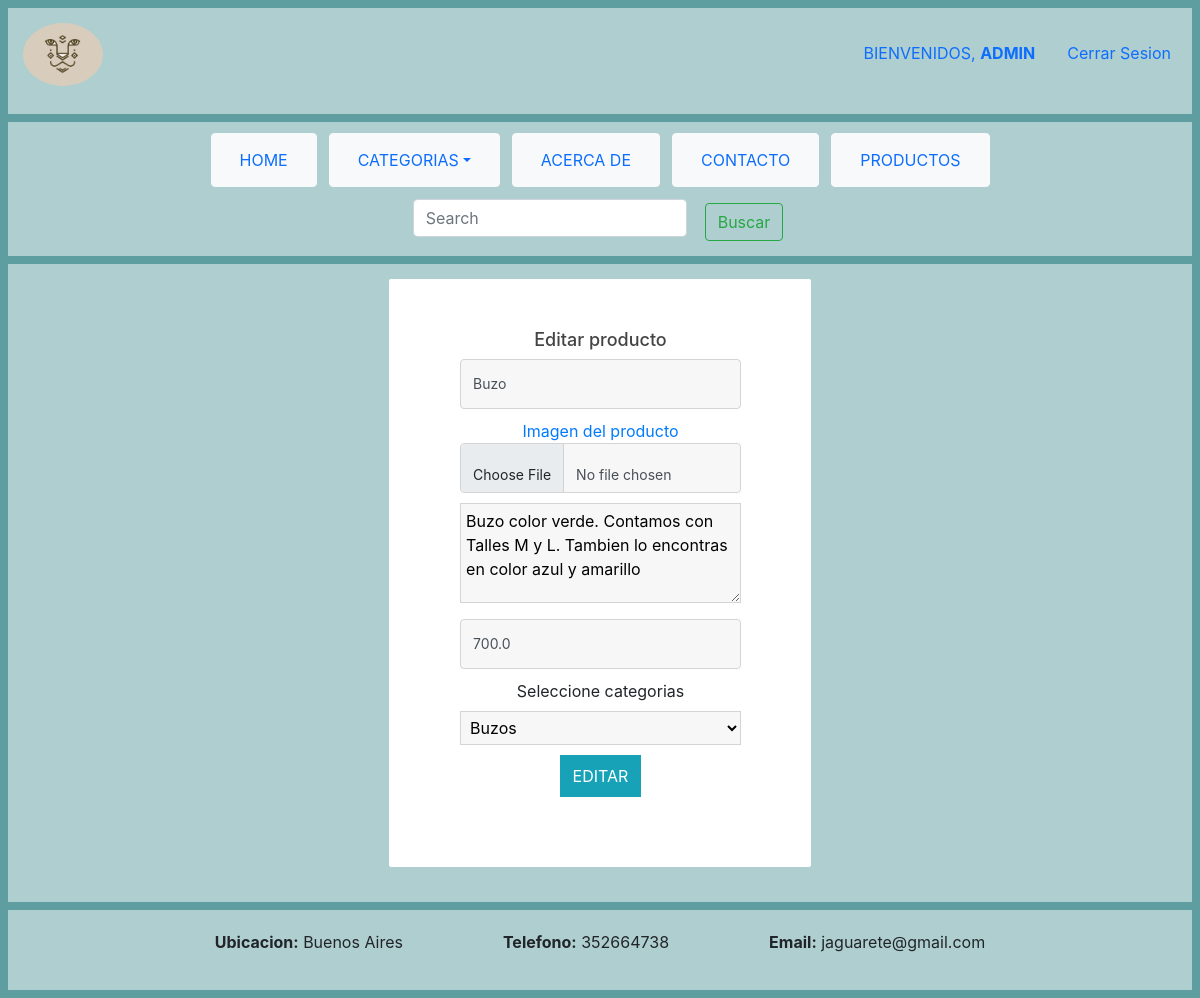
The app's page /TIENDAROPA/render_editar_producto/6/ (signed in) with its own data.
### TIENDAROPA/models.py (models this page shows)
class Producto(models.Model):
    titulo = models.CharField(max_length=60)
    img= models.BinaryField(null=True)
    mimetype = models.CharField(max_length=150, null=True)
    name = models.CharField(max_length=150, null=True)
    descripcionProducto = models.CharField(max_length=150)
    precio = models.FloatField()
    categoria = models.ForeignKey(Categoria, on_delete=models.CASCADE, null=False)
    fecha = models.DateTimeField(default=datetime.now)

### TIENDAROPA/views.py (the view)
# urls.py: path('render_editar_producto/<id>/',views.render_editar_producto,name='render_editar_producto'),
def render_editar_producto(request,id):
    if request.user.is_staff:
        producto = Producto.objects.get(id=id)
        categorias = Categoria.objects.all()
        productoPost = {
            'id': producto.id,
            'titulo': producto.titulo,
            'desc': producto.descripcionProducto,
            'precio': producto.precio,
            'categoria': producto.categoria
        }
        print(productoPost['desc'])
        return render (request, 'editarProducto.html',{'ok': request.user.is_authenticated, 'tipo':request.user.is_staff, 'categorias':categorias, 'producto': productoPost})

### TIENDAROPA/templates/editarProducto.html (shortened to what this page needs)
{% extends "layout.html" %}
{% block content %}
    {% load static %}
    <link href="//maxcdn.bootstrapcdn.com/bootstrap/4.1.1/css/bootstrap.min.css" rel="stylesheet" id="bootstrap-css">
    <link rel="stylesheet" href="https://use.fontawesome.com/releases/v5.1.0/css/all.css">
    <link rel="stylesheet" href="{% static 'login.css' %}">
    <div class="container">
        <div class="login-form">
            <div class="main-div">
                <div class="panel">
                    <h2>Editar producto</h2>
                </div>
                <form id="Login" enctype="multipart/form-data" action="{% url 'TIENDAROPA:editarProducto' id=producto.id %}" method="POST">
                    <div class="form-group">
                        <input type="text" class="form-control" value={{producto.titulo}} name="titulo" placeholder="Titulo">
                    </div>
                    <div>
                        <a href="{% url 'TIENDAROPA:mostrarFoto' id=producto.id%}" target="_blank">Imagen del producto</a>
                    </div>
                    <div class="form-group">
                        <input type="file" class="form-control" name="imagen" placeholder="Imagen">
                    </div>
                    <div class="form-group">
                        <textarea class="form-option" name="descripcion" id="descripcion" rows=1 style="height: 100px;">{{producto.desc}}</textarea>
                    </div>
                    <div class="form-group">
                        <input type="number" class="form-control" value={{producto.precio}} name="precio" placeholder="Precio">
                    </div>
                    <div class="form-group">
                        <label for="categoria">Seleccione categorias</label>
                        <select name="categoria" id="categoria" class="form-option">
                            {% for categoria in categorias %}
                                {% if categoria.id == producto.categoria.id %}
                                    <option value="{{categoria.id}}" selected>{{categoria.descripcionCategoria}}</option>
                                {% else %}
                                    <option value="{{categoria.id}}">{{categoria.descripcionCategoria}}</option>
                                {% endif %}
                            {% endfor %}
                        </select>
                    </div>
                    <button type="submit" class="btn btn-info rounded-0 py-2">EDITAR</button>
                </form>
            </div>
        </div>
    </div>
{% endblock %}

### TIENDAROPA/templates/layout.html (shortened to what this page needs)
{% load static %}
<!DOCTYPE html>
<html lang="en">
<head>
    <link href="https://cdn.jsdelivr.net/npm/bootstrap@5.0.2/dist/css/bootstrap.min.css" rel="stylesheet">
</head>
<body style="background-color: cadetblue;">
    <div style="margin: 8px; background-color: #FFFFFF80; padding: 5px;">
        <img src="{% static 'logo.png' %}" alt="image" style="width: 100px; border-radius: 50%;padding: 10px;float: left;">
        <ul class="nav nav-pills justify-content-end" style="margin-top: 20px;margin-bottom: 20px;">
            {% if not ok %}
                <li class="nav-item">
                    <a class="nav-link" href="{% url 'TIENDAROPA:login' %}">Iniciar Sesion</a>
                </li>
                <li class="nav-item">
                    <a class="nav-link" href="{% url 'TIENDAROPA:register' %}">Registrarme</a>
                </li>
            {% else %}
            <li class="nav-item">
                <p class="nav-link"> BIENVENIDOS, <b>{{ user.first_name }}</b></p>
            </li>
            <li class="nav-item">
                <a class="nav-link" href="{% url 'TIENDAROPA:logout' %}">Cerrar Sesion</a>
            </li>
            {% endif %}
        </ul>
    </div>
    <div style="margin: 8px; background-color: #FFFFFF80;padding: 5px;">
        <ul class="nav nav-pills justify-content-center">
            <li class="nav-item">
                <button type="button" class="btn btn-light" style="margin:6px"><a class="nav-link" href="{% url 'TIENDAROPA:index' %}">HOME</a></button>
            </li>
            <li class="nav-item dropdown">
                <button type="button" class="btn btn-light" style="margin:6px;" data-bs-toggle="dropdown" aria-expanded="false"><a class="nav-link dropdown-toggle" href="#">CATEGORIAS</a></button>
            <li class="nav-item">
                <button type="button" class="btn btn-light" style="margin:6px"><a class="nav-link" href="{% url 'TIENDAROPA:acercaDe' %}">ACERCA DE</a></button>
            </li>
            <li class="nav-item">
                <button type="button" class="btn btn-light" style="margin:6px"><a class="nav-link" href="{% url 'TIENDAROPA:contacto' %}">CONTACTO</a></button>
            </li>
            {% if tipo %}
                <li class="nav-item">
                    <button type="button" class="btn btn-light" style="margin:6px"><a class="nav-link" href="{% url 'TIENDAROPA:listaProductos' %}">PRODUCTOS</a></button>
                </li>
            {% endif %}
            <li>
                <form class="d-flex" action="{% url 'TIENDAROPA:buscar' %}" method="POST">
                    <input class="form-control me-2" type="search" placeholder="Search" style="margin:6px" aria-label="Search" name="busqueda">
                    <button class="btn btn-outline-success" type="submit" style="margin:10px">Buscar</button>
                </form>
            </li>
        </ul>
    </div>
    <div style="margin: 8px; background-color: #FFFFFF80;padding: 5px;">
        {% block content %}
        {% endblock %}
    </div>
    <footer style="display: flex;margin: 8px; background-color: #FFFFFF80;padding: 5px; padding-right: 60px;padding-left: 60px; padding-top: 20px;padding-bottom: 20px; justify-content: center;">
        <p style="margin-right: 100px;"><b>Ubicacion:</b> Buenos Aires</p>
        <p style="margin-right: 100px;"><b>Telefono:</b> 352664738</p>
        <p><b>Email:</b> jaguarete@gmail.com</p>
    </footer>
</body>
</html>

### TIENDAROPA/static/login.css (style rules this page uses)
.panel h2 { color:#444444; font-size:18px; margin:0 0 8px 0; }
.login-form .form-control { background: #f7f7f7 none repeat scroll 0 0; border: 1px solid #d4d4d4; border-radius: 4px; font-size: 14px; height: 50px; line-height: 50px; }
.main-div { background: #ffffff none repeat scroll 0 0; border-radius: 2px; margin: 10px auto 30px; max-width: 38%; padding: 50px 70px 70px 71px; }
.login-form .form-group { margin-bottom:10px; }
.login-form { text-align:center; }

### TIENDAROPA/templates/editarProducto.html (style rules this page uses)
.form-option { width: 100%; padding: 5px; background: #f7f7f7 none repeat scroll 0 0; border: 1px solid #d4d4d4; }

### records on screen
Producto: titulo "Buzo", descripcion "Buzo color verde. Contamos con Talles M y L. Tambien lo encontras en color azul y amarillo", precio "700.0"

### other values on screen
{{ user.first_name }} "ADMIN"
form field categoria "Buzos"
